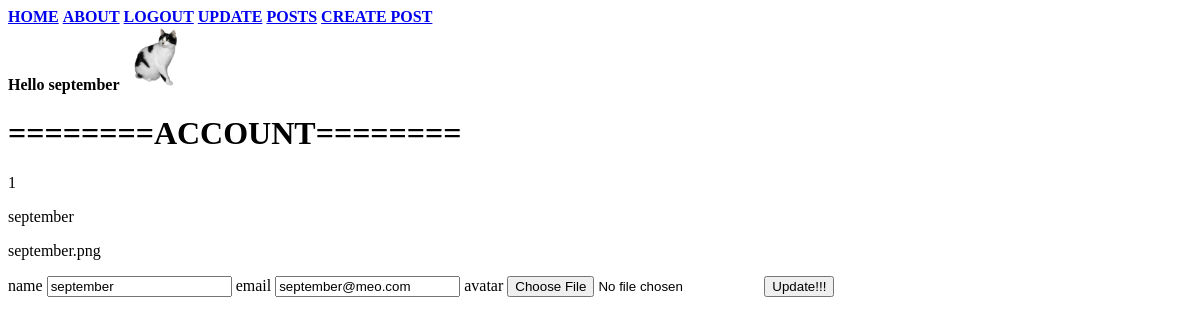
/account/1 (signed in), run on an earlier commit of the app's database.
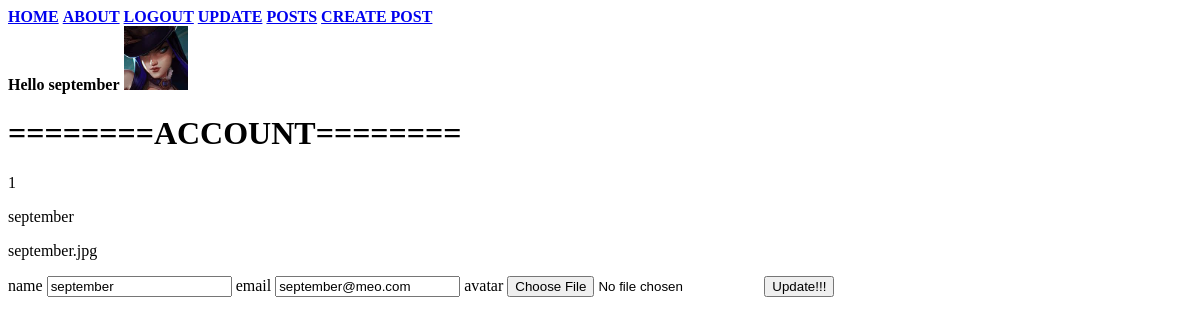
And on a later commit of the database.
### source/models.py (models this page shows, shortened)
class User(db.Model, UserMixin):
	__tablename__ = 'user_table'
	id = db.Column(db.Integer, primary_key=True)
	username = db.Column(db.String(30), unique=True, index =True, nullable=False)
	email = db.Column(db.String(40), unique=True, index =True, nullable=False)
	avatar = db.Column(db.String(30), nullable=False, default='default.png')
	password_hash = db.Column(db.String(128), nullable=False)
	post = db.relationship('Post', backref='author', lazy=True)

### source/user/views.py (the view)
@user.route('/account/<int:user_id>', methods = ['GET', 'POST'])
@login_required
def account(user_id):
    user = User.query.get_or_404(user_id)
    if user != current_user:
        abort(403)
    form = UpdateForm()
    if form.is_submitted():
        if form.avatar.data:
            image_link = picture_handler(form.avatar.data, current_user.username)
            user.avatar = image_link
        user.username = form.name.data
        user.email = form.email.data
        db.session.commit()
        flash('update success!!!')
        return redirect(url_for('user.account', user_id=user.id))
    elif request.method == 'GET':
        form.name.data = user.username
        form.email.data = user.email
    return render_template('account1.html', form=form)

### source/user/forms.py (shortened to what this page needs)
class UpdateForm(FlaskForm):
	name = StringField('name')
	email = StringField('email')
	avatar = FileField('avatar')
	submit = SubmitField('Update!!!')

### source/models.py (called while the page is built)
@lm.user_loader
def load_user(user_id):
	return User.query.get(user_id)

### source/templates/account1.html (shortened to what this page needs)
{% extends 'base.html' %}
{% block content %}
<h1>========ACCOUNT========</h1>
<p>{{ current_user.id }}</p>
<p>{{ current_user.username }}</p>
<p>{{ current_user.avatar }}</p>
<form method="POST" action="" enctype="multipart/form-data">
	{{ form.name.label }} {{ form.name }}
	{{ form.email.label }} {{ form.email }}
	{{ form.avatar.label }} {{ form.avatar }}
	{{ form.submit() }}
</form>
{% endblock %}

### source/templates/base.html
<nav>
	<strong><a href="{{ url_for('core.index') }}">HOME</a></strong>
	<strong><a href="{{ url_for('core.about') }}">ABOUT</a></strong>
	{% if current_user.is_authenticated %}
	<strong><a href="{{ url_for('user.logout') }}">LOGOUT</a></strong>
	<strong><a href="{{ url_for('user.account', user_id=current_user.id) }}">UPDATE</a></strong>
	<strong><a href="{{ url_for('user.posts', username=current_user.username) }}">POSTS</a></strong>
	<strong><a href="{{ url_for('post.create') }}">CREATE POST</a></strong>
	{% else %}
	<strong><a href="{{ url_for('user.login') }}">LOGIN</a></strong>
	<strong><a href="{{ url_for('user.register') }}">REGISTER</a></strong>
	{% endif %}
</nav>
	{% if current_user.is_authenticated %}
	<strong>Hello {{current_user.username}}</strong>
	<img src="{{ url_for('static', filename='profile_pics/' + current_user.avatar) }}"  width="64" height="64">
	{% endif %}
{% block content %}
{% endblock %}

What changed in the data, as far as the page shows it:
changed User "september": avatar: a different picture; avatar "september.png" → "september.jpg"
